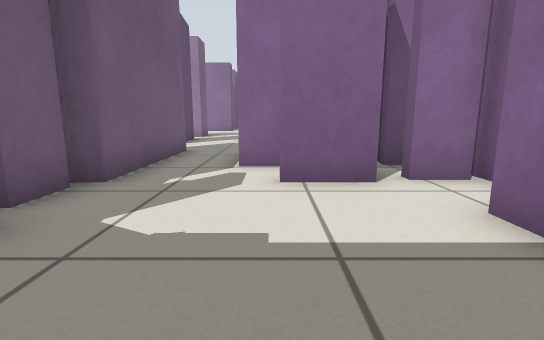
[1] (above)

17 first-person views from a walk through a Gazebo world. The camera is 0.5 m above the floor, tilts 10° down and sees 85° across. Floor lines are 1 m apart. The floor is counted in squares, 0.5 m on a side. Each view is taken from the middle of a square. On the plan, view 1 faces up. The plan holds only what a view shows up to about 12 squares ahead; the rest is blank.

[2]
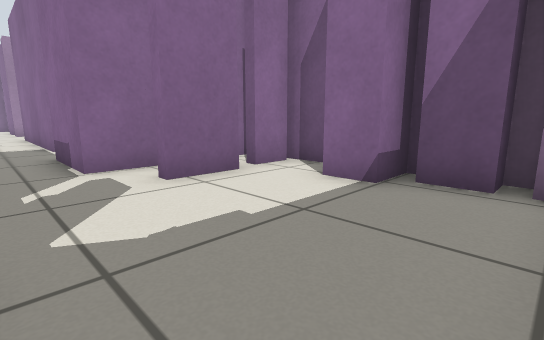

[3]
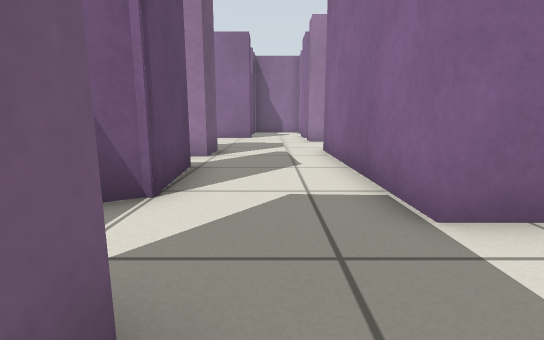

[4]
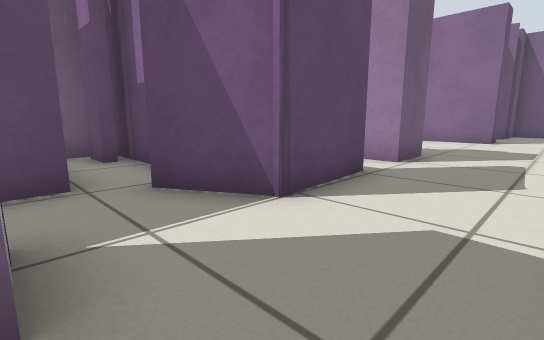

[5]
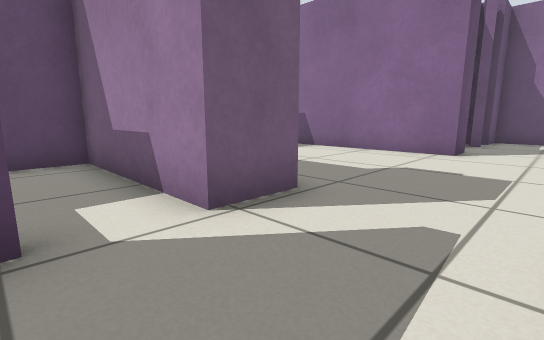

[6]
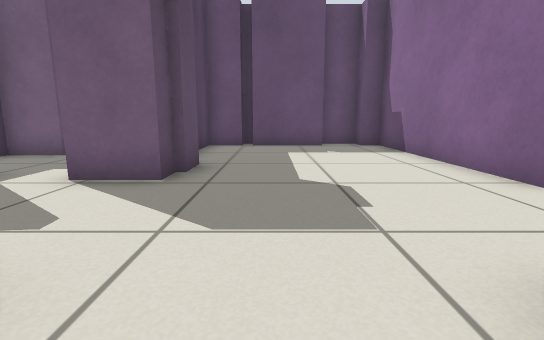

[7]
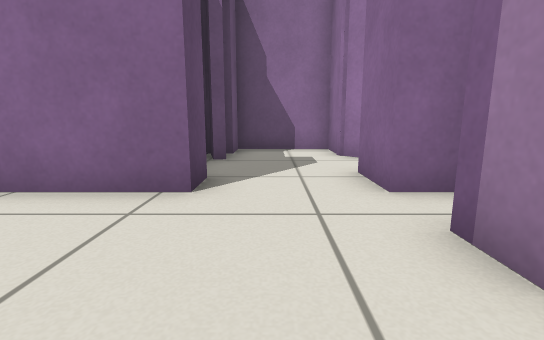

[8]
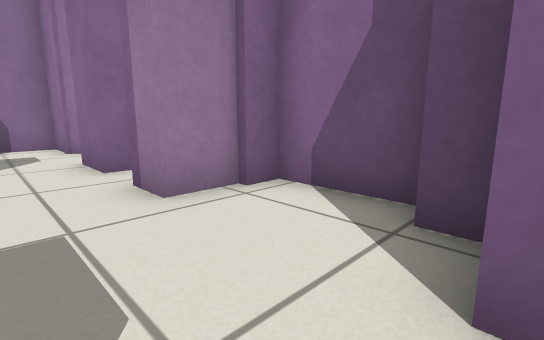

[9]
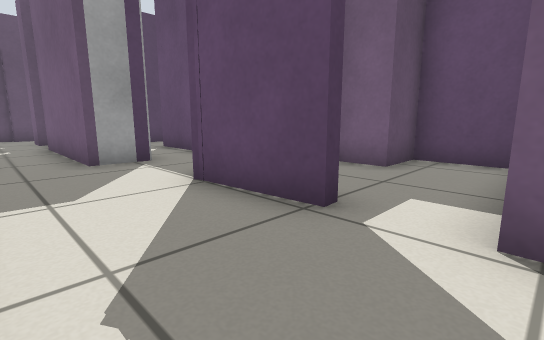

[10]
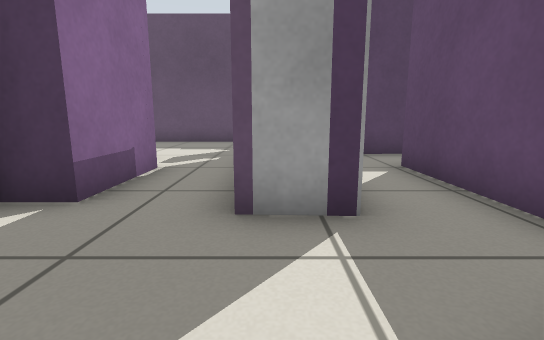

[11]
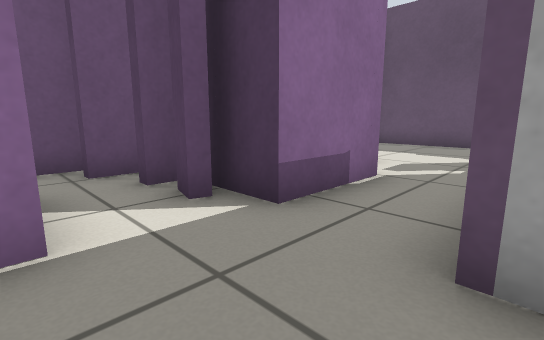

[12]
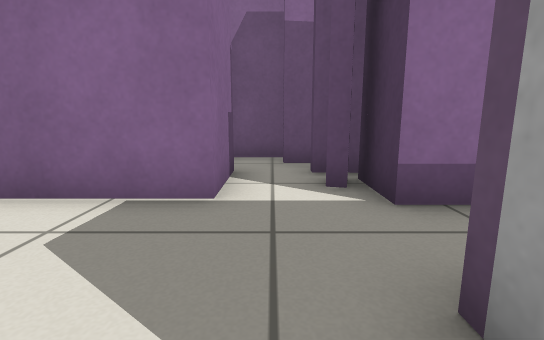

[13]
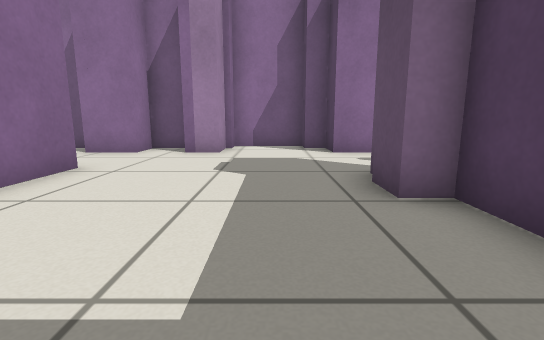

[14]
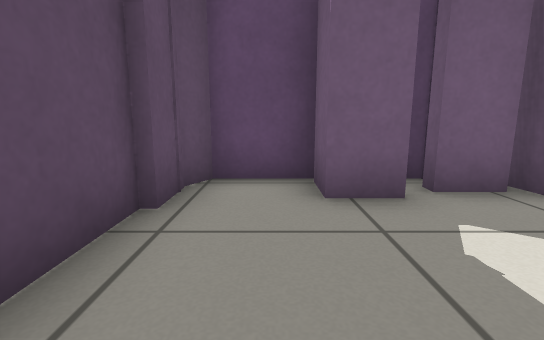

[15]
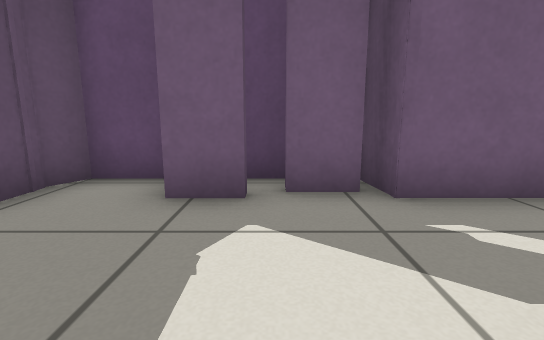

[16]
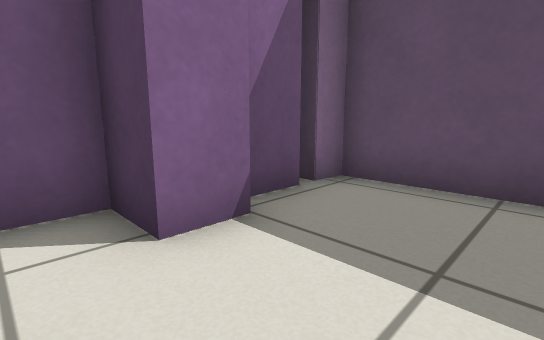

[17]
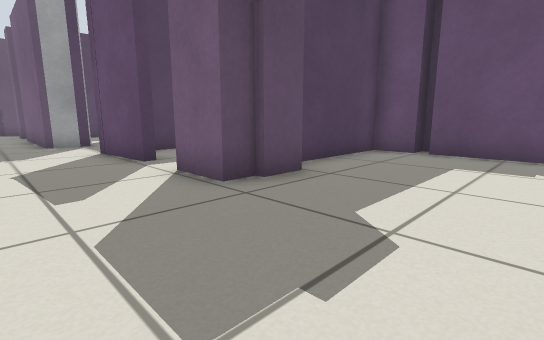

### Floor plan
Points are (right, up) in squares from view 1. A wall is a line through its corners. A room is listed if a view was taken in it or the views show most of it. See-through windows are left out.
Room 1 (views 1, 2, 3, 4, 5, 8, 9, 10, 11, 12, 14, 15, 16)
walls: (0.2, 8.9) (0.2, 9.2); (0.8, 6.1) (-0.7, 6.1) (-0.7, 8.6); (-0.4, 10.7) (-0.4, 17.2); (-4, 9.1) (-2.6, 9) (-2.6, 4.6) (-3.7, 4.4); (-2.9, 4.2) (-2.9, 3.1); (-3.4, 11.7) (-5.3, 10.7); (1.7, 4.5) (0.1, 4.5); (-3.7, 3.5) (-3.7, 2.5); (3.2, 4.7) (2.3, 4.7); (-2.6, 2.7) (-2.6, 1.7) (-3.7, 1.7) (-3.7, 0) (-3.3, -0.3) (-2.1, -0.3); (3.5, 3) (3.5, 5.1); (-3.7, 14.3) (-3.7, 11.9); (3.5, 2) (2.3, 2) (2.3, 3); (2.8, 0.6) (2.8, 1.6); (-2.2, -0.5) (2.8, -0.5) (2.8, 0.2); (-3.7, 17.2) (-3.7, 15.7)
low walls: (2.3, 3) (3.5, 3)
ways out: opening at (-2, 16.5) to room 2; opening at (-4, 15) to room 3; opening at (-4, 10); opening at (0.5, 10)
Room 2 (views 6, 7, 13, 17)
walls: (-3.1, 24) (-3.1, 22.9) (-9.8, 22.9) (-9.8, 22.2); (-4.5, 17.2) (-3.7, 17.2); (0.8, 21.8) (0.8, 22.9) (-0.4, 22.9) (-0.4, 24.5); (0.9, 20.5) (-0.4, 20.5) (-0.4, 21.6); (-0.4, 17.2) (0.8, 17.2) (0.8, 17.9) (1.5, 17.9) (1.5, 20.3) (0.7, 20.3); (-3, 26.2) (-3.4, 26.1); (-9.8, 20.9) (-9.8, 18.3); (-9.8, 17.9) (-9.8, 16.7) (-5.4, 16.7) (-5.4, 17.4) (-4.4, 17.4); (-10.5, 22.2) (-10.5, 20.9); (0.2, 26.5) (-0.2, 26.9) (-0.2, 28.5) (-3.1, 28.5) (-3.1, 27.3) (-3.9, 27.3); (-10.5, 18.4) (-10.5, 17.9)
ways out: opening at (-2, 16.5) to room 1
Room 3 (no view inside)
walls: (-3.7, 15.7) (-8.4, 15.7) (-8.4, 13.4) (-6.9, 13.4) (-6.9, 11.9) (-4.9, 11.9)
ways out: opening at (-4, 15) to room 1

Where each view was taken, in squares from view 1:
view 1: 0 up, 0 right, facing up
view 2: 0 up, 2 left, facing up-right
view 3: 8 up, 2 left, facing up
view 4: 9 up, 1 left, facing up-left
view 5: 14 up, 1 left, facing up-left
view 6: 19 up, 1 right, facing left
view 7: 19 up, 2 left, facing up
view 8: 17 up, 2 left, facing up-right
view 9: 16 up, 1 left, facing down-left
view 10: 12 up, 3 left, facing down
view 11: 11 up, 3 left, facing down-right
view 12: 10 up, 4 left, facing right
view 13: 19 up, 9 left, facing right
view 14: 1 up, 1 right, facing left
view 15: 3 up, 1 right, facing left
view 16: 4 up, 0 right, facing down-right
view 17: 21 up, 1 left, facing down-left
